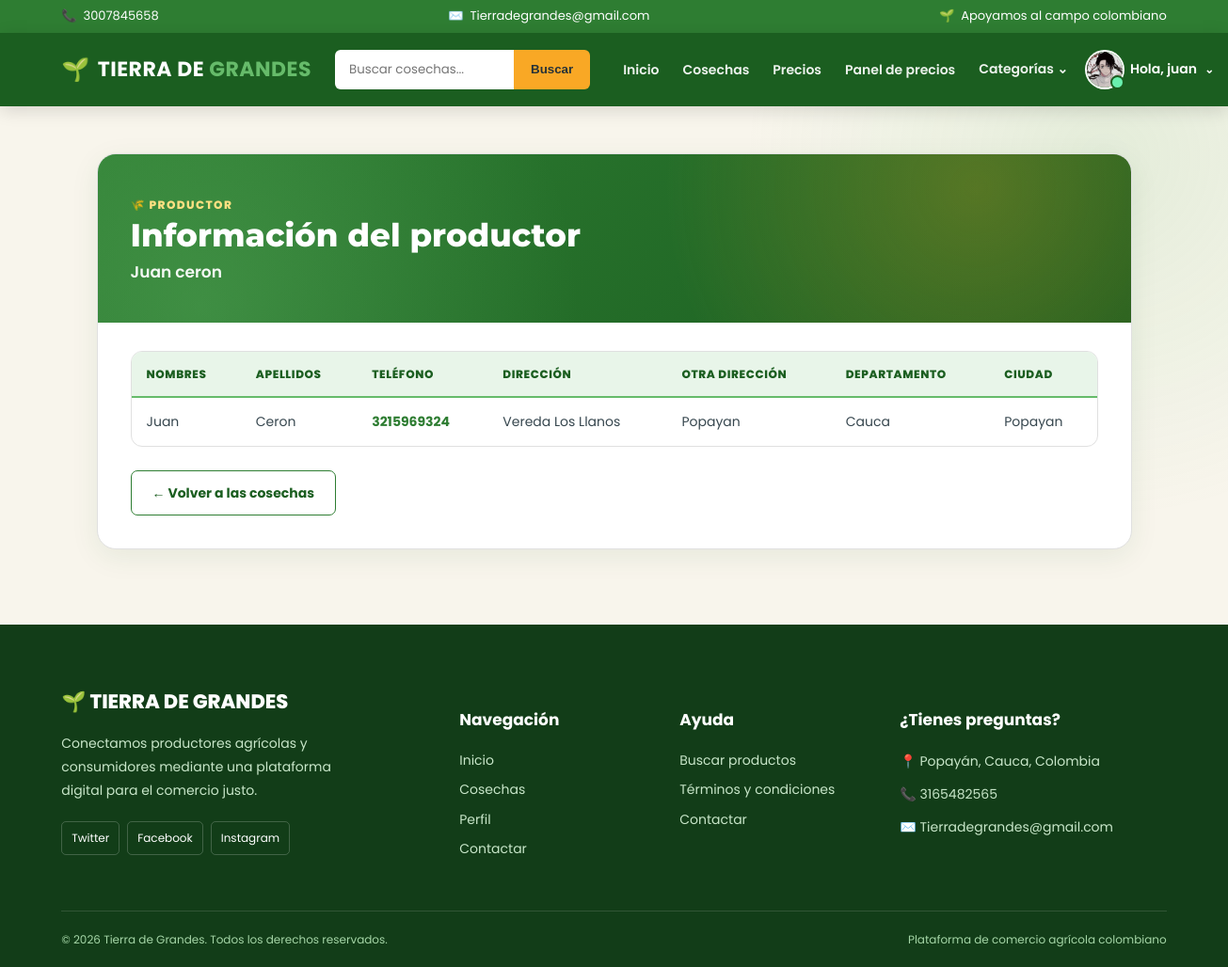
/mas_informacion/juanceronquinayas/ (signed in), run on the app's committed database.
### cuentas/models.py (models this page shows, shortened)
class Cuentas (AbstractBaseUser):
    nombres = models.CharField(max_length=50)
    apellidos = models.CharField(max_length=50)
    nombreusuario = models.CharField(max_length=50, unique=True)
    email = models.CharField(max_length=100, unique=True)
    numero_telefono = models.CharField(max_length=50)
    date_joined = models.DateTimeField(auto_now_add=True)
    last_login = models.DateTimeField(auto_now_add=True)
    is_admin = models.BooleanField(default=False)
    is_staff = models.BooleanField(default=False)
    is_active = models.BooleanField(default=False)
    is_superadmin = models.BooleanField(default=False)
    USERNAME_FIELD = 'email'
    REQUIRED_FIELDS = ['nombreusuario', 'nombres', 'apellidos']
    objects = CuentaAdd()
    def full_nombre(self):
        return f'{self.nombres} {self.apellidos}'

class UserPerfil(models.Model):
    user = models.OneToOneField(Cuentas, on_delete=models.CASCADE)
    direccion_linea_1 = models.CharField(blank=True, max_length=100)
    direccion_linea_2 = models.CharField(blank=True, max_length=100)
    image_perfil = models.ImageField(upload_to='userperfil')
    ciudad = models.CharField(blank=True, max_length=20)
    departamento = models.CharField(blank=True, max_length=20)
    descripcion = models.TextField()
    instagram = models.URLField("Instagram", max_length=200, blank=True)
    tiktok = models.URLField("TikTok", max_length=200, blank=True)
    facebook = models.URLField("Facebook", max_length=200, blank=True)

### cuentas/views.py (the view)
# urls.py: path('mas_informacion/<str:nombreusuario>/', views.mas_informacion, name='mas_informacion'),
def mas_informacion (request,nombreusuario):
    user_form = Cuentas.objects.filter(nombreusuario=nombreusuario)
    context = {
        'user_form' : user_form,
    }
    return render (request, 'perfil/mas_informacion.html', context)

### tiera_de_grandes/templates/perfil/mas_informacion.html (shortened to what this page needs)
{% extends 'index.html' %}
{% load static %}
{% block extra_css %}
    <link rel="stylesheet" href="{% static 'css/informacion_productor.css' %}">
{% endblock extra_css %}
{% block content %}
<main class="producer-page">
    <div class="container">
        <div class="producer-card">
            <header class="producer-header">
                <div class="producer-header-overlay"></div>
                <div class="producer-header-content">
                    <span class="producer-tag">🌾 PRODUCTOR</span>
                    <h1>Información del productor</h1>
                    <p class="producer-name">{{ user.full_nombre|capfirst }}</p>
                </div>
            </header>
            <section class="producer-body">
                <div class="producer-table-wrapper">
                    <table class="producer-table">
                        <thead>
                            <tr>
                                <th scope="col">Nombres</th>
                                <th scope="col">Apellidos</th>
                                <th scope="col">Teléfono</th>
                                <th scope="col">Dirección</th>
                                <th scope="col">Otra dirección</th>
                                <th scope="col">Departamento</th>
                                <th scope="col">Ciudad</th>
                            </tr>
                        </thead>
                        <tbody>
                            {% for users in user_form %}
                                <tr>
                                    <td data-label="Nombres">{{ users.userperfil.user.nombres|title }}</td>
                                    <td data-label="Apellidos">{{ users.userperfil.user.apellidos|title }}</td>
                                    <td data-label="Teléfono">
                                        <a href="tel:{{ users.userperfil.user.numero_telefono }}">
                                            {{ users.userperfil.user.numero_telefono }}
                                        </a>
                                    </td>
                                    <td data-label="Dirección">{{ users.userperfil.direccion_linea_1|title|default:"—" }}</td>
                                    <td data-label="Otra dirección">{{ users.userperfil.direccion_linea_2|title|default:"—" }}</td>
                                    <td data-label="Departamento">{{ users.userperfil.departamento|title|default:"—" }}</td>
                                    <td data-label="Ciudad">{{ users.userperfil.ciudad|title|default:"—" }}</td>
                                </tr>
                            {% endfor %}
                        </tbody>
                    </table>
                </div>
                <div class="producer-actions">
                    <a href="{% url 'verproducto' %}" class="btn-producer-back">
                        ← Volver a las cosechas
                    </a>
                </div>
            </section>
        </div>
    </div>
</main>
{% endblock content %}

### tiera_de_grandes/templates/index.html (shortened to what this page needs)
<!DOCTYPE html>
{% load humanize %}
{% load static %}
<html lang="es">
<head>
    <link rel="stylesheet" href="{% static 'css/index.css' %}">
    <link rel="stylesheet" href="{% static 'css/base_extra.css' %}">
    <link rel="stylesheet" href="{% static 'css/login_tdg.css' %}">
    {% block extra_css %}
    {% endblock extra_css %}
</head>
<body>
    <div class="top-bar">
        <div class="container">
            <div class="top-bar-content">
                <div class="top-item">
                    <span aria-hidden="true">📞</span>
                    <span>3007845658</span>
                </div>
                <div class="top-item">
                    <span aria-hidden="true">✉️</span>
                    <span>Tierradegrandes@gmail.com</span>
                </div>
                <div class="top-item top-message">
                    <span aria-hidden="true">🌱</span>
                    <span>Apoyamos al campo colombiano</span>
                </div>
            </div>
        </div>
    </div>
    <nav class="main-navbar" aria-label="Navegación principal">
        <div class="container">
            <div class="navbar-content">
                <a href="{% url 'inicio' %}" class="brand">
                    <span class="brand-icon" aria-hidden="true">🌱</span>
                    <span>TIERRA DE <strong>GRANDES</strong></span>
                </a>
                <form class="search-form" action="{% url 'buscador' %}" method="get" role="search">
                    <input type="search" name="keyword" placeholder="Buscar cosechas..." aria-label="Buscar productos">
                    <button type="submit">Buscar</button>
                </form>
                <div class="nav-menu">
                    <a href="{% url 'inicio' %}" class="nav-link">Inicio</a>
                    <a href="{% url 'verproducto' %}" class="nav-link">Cosechas</a>
                    <a href="{% url 'inteligencia_artificial:precios_referencia' %}" class="nav-link">Precios</a>
                    <a href="{% url 'inteligencia_artificial:panel_precios' %}" class="nav-link">Panel de precios</a>
                    <div class="nav-dropdown" data-dropdown>
                        <button class="nav-link dropdown-button"
                                type="button"
                                data-dropdown-toggle
                                aria-haspopup="true"
                                aria-expanded="false"
                                aria-controls="categoriasMenu">
                            Categorías <span aria-hidden="true">⌄</span>
                        </button>
                    </div>
                    {% if request.user.is_authenticated %}
                        {% with u=request.user %}
                        <div class="nav-dropdown" data-dropdown>
                            <button class="user-button"
                                    type="button"
                                    data-dropdown-toggle
                                    aria-haspopup="true"
                                    aria-expanded="false"
                                    aria-controls="userMenu">
                                <span class="user-avatar" aria-hidden="true">
                                    <span class="user-initial">{{ u.nombres|default:u.nombreusuario|default:"U"|slice:":1"|upper }}</span>
                                    {% if u.userperfil.image_perfil %}
                                        <img src="{{ u.userperfil.image_perfil.url }}"
                                             alt=""
                                             class="user-photo"
                                             onerror="this.remove()">
                                    {% endif %}
                                </span>
                                <span class="user-name">Hola, {{ u.nombres|default:u.nombreusuario|truncatechars:14 }}</span>
                                <span class="dropdown-caret" aria-hidden="true">⌄</span>
                            </button>
                        </div>
                        {% endwith %}
                    {% else %}
                        <a href="{% url 'login' %}" class="nav-link">Iniciar Sesión</a>
                        <a href="{% url 'registrar' %}" class="register-button">Regístrate</a>
                    {% endif %}
                </div>
            </div>
        </div>
    </nav>
    {% block content %}{% endblock content %}
    <footer class="footer">
        <div class="container">
            <div class="footer-grid">
                <div class="footer-column">
                    <a href="{% url 'inicio' %}" class="footer-brand">🌱 TIERRA DE GRANDES</a>
                    <p>
                        Conectamos productores agrícolas y
                        consumidores mediante una plataforma
                        digital para el comercio justo.
                    </p>
                    <div class="social-links">
                        <a href="https://twitter.com/?lang=es" target="_blank" rel="noopener noreferrer">Twitter</a>
                        <a href="https://www.facebook.com/profile.php?id=100084250750943" target="_blank" rel="noopener noreferrer">Facebook</a>
                        <a href="https://www.instagram.com/" target="_blank" rel="noopener noreferrer">Instagram</a>
                    </div>
                </div>
                <div class="footer-column">
                    <h4>Navegación</h4>
                    <a href="{% url 'inicio' %}">Inicio</a>
                    <a href="{% url 'verproducto' %}">Cosechas</a>
                    {% if request.user.is_authenticated %}
                        <a href="{% url 'perfil' %}">Perfil</a>
                    {% endif %}
                    <a href="{% url 'contactar' %}">Contactar</a>
                </div>
                <div class="footer-column">
                    <h4>Ayuda</h4>
                    <a href="{% url 'verproducto' %}">Buscar productos</a>
                    <a href="#">Términos y condiciones</a>
                    <a href="{% url 'contactar' %}">Contactar</a>
                </div>
                <div class="footer-column">
                    <h4>¿Tienes preguntas?</h4>
                    <p>📍 Popayán, Cauca, Colombia</p>
                    <p>📞 3165482565</p>
                    <p>✉️ Tierradegrandes@gmail.com</p>
                </div>
            </div>
            <div class="footer-bottom">
                <p>© {% now "Y" %} Tierra de Grandes. Todos los derechos reservados.</p>
                <p>Plataforma de comercio agrícola colombiano</p>
            </div>
        </div>
    </footer>
</body>
</html>

### data on the page
Cuentas: userperfil.image_perfil (picture), nombres "juan", full_nombre "Juan ceron", userperfil.user.nombres "Juan", userperfil.user.apellidos "Ceron", userperfil.user.numero_telefono "3215969324", userperfil.direccion_linea_1 "Vereda Los Llanos", userperfil.direccion_linea_2 "Popayan", userperfil.departamento "Cauca", userperfil.ciudad "Popayan"
